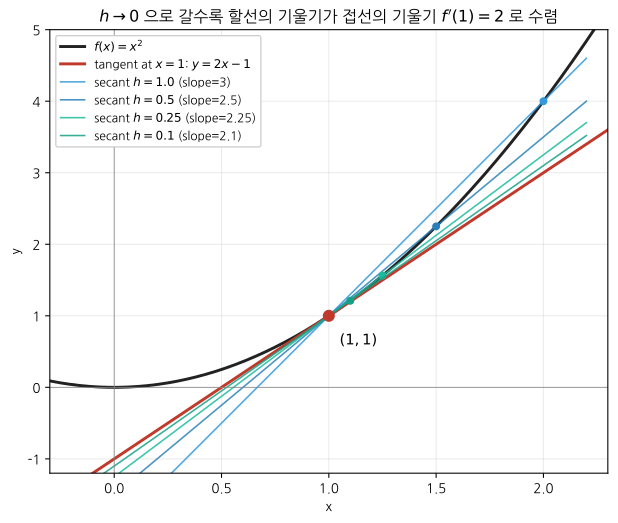

Generate this figure with Python:
"""
Tangent vs secant line comparison for f(x) = x² at x = 1.
Demonstrates the limit definition of the derivative (미분계수).

  f'(1) = lim_{h→0} [f(1+h) - f(1)] / h

Verification (D11): sympy confirms f'(1) = 2.
Output (D16 L3):  tangent_secant.svg in this directory.
"""
import sympy as sp
import numpy as np
import matplotlib.pyplot as plt
import matplotlib as mpl
from pathlib import Path

# 한글 폰트 설정 (없으면 그대로 두기)
for candidate in ['NanumGothic', 'Noto Sans CJK KR', 'Source Han Sans KR']:
    if any(candidate in f.name for f in mpl.font_manager.fontManager.ttflist):
        mpl.rcParams['font.family'] = candidate
        break
mpl.rcParams['axes.unicode_minus'] = False

# ─── D11: sympy 검산 ──────────────────────────────────────────────
x = sp.symbols('x')
f = x**2
fprime = sp.diff(f, x)
slope_at_1 = fprime.subs(x, 1)
assert slope_at_1 == 2, f"Expected f'(1)=2, got {slope_at_1}"

# 한계 정의를 직접 평가해 같은 결과를 얻는지 확인
h = sp.symbols('h')
limit_form = sp.limit(((1 + h)**2 - 1**2) / h, h, 0)
assert limit_form == 2, f"Expected limit=2, got {limit_form}"
print(f"[sympy verify] f'(1) = {slope_at_1}  (한계정의: {limit_form})")

# ─── matplotlib 플롯 ──────────────────────────────────────────────
xs = np.linspace(-0.3, 2.3, 400)
fx = xs**2

fig, ax = plt.subplots(figsize=(7.5, 6))
ax.plot(xs, fx, color='#222', lw=2.2, label=r'$f(x)=x^{2}$')

# 접선 (tangent): y = 2(x - 1) + 1 = 2x - 1
tangent = 2 * xs - 1
ax.plot(xs, tangent, color='#c0392b', lw=2.2, label=r'tangent at $x{=}1$: $y=2x-1$')

# 점 (1, 1)
ax.plot([1], [1], 'o', color='#c0392b', ms=8, zorder=5)
ax.annotate(r'$(1, 1)$', xy=(1, 1), xytext=(1.05, 0.6), fontsize=11)

# 할선들 (secant): h = 1, 0.5, 0.25, 0.1
secant_colors = ['#3498db', '#2980b9', '#1abc9c', '#16a085']
for h_val, color in zip([1.0, 0.5, 0.25, 0.1], secant_colors):
    x1, y1 = 1.0, 1.0
    x2, y2 = 1.0 + h_val, (1.0 + h_val) ** 2
    slope = (y2 - y1) / h_val
    sx = np.linspace(-0.2, 2.2, 200)
    sy = slope * (sx - x1) + y1
    ax.plot(sx, sy, color=color, lw=1.2, alpha=0.85,
            label=fr'secant $h={h_val}$ (slope={slope:.3g})')
    ax.plot([x2], [y2], 'o', color=color, ms=5)

ax.set_xlim(-0.3, 2.3)
ax.set_ylim(-1.2, 5)
ax.axhline(0, color='#888', lw=0.6)
ax.axvline(0, color='#888', lw=0.6)
ax.grid(True, alpha=0.25)
ax.set_xlabel('x')
ax.set_ylabel('y')
ax.set_title(r"$h \to 0$ 으로 갈수록 할선의 기울기가 접선의 기울기 $f'(1)=2$ 로 수렴")
ax.legend(loc='upper left', fontsize=9, framealpha=0.95)

out_path = Path(__file__).resolve().parent / 'tangent_secant.svg'
fig.savefig(out_path, format='svg', bbox_inches='tight')
print(f"[saved] {out_path}")
